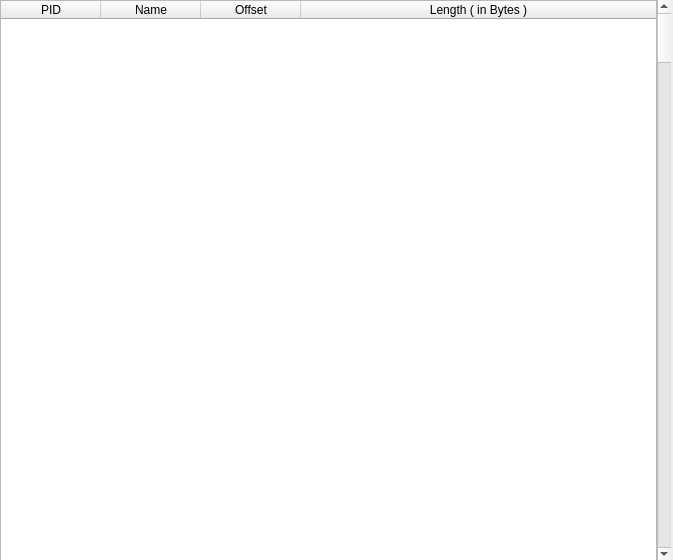
<?xml version="1.0" encoding="UTF-8"?>
<ui version="4.0">
 <class>qtDLGFunctionsClass</class>
 <widget class="QWidget" name="qtDLGFunctionsClass">
  <property name="geometry">
   <rect>
    <x>0</x>
    <y>0</y>
    <width>673</width>
    <height>560</height>
   </rect>
  </property>
  <property name="windowTitle">
   <string>[ Nanomite ] - Functions</string>
  </property>
  <property name="windowIcon">
   <iconset resource="qtDLGNanomite.qrc">
    <normaloff>:/DLGNanomite/Icons/IDI_MAIN.ico</normaloff>:/DLGNanomite/Icons/IDI_MAIN.ico</iconset>
  </property>
  <widget class="QWidget" name="horizontalLayoutWidget">
   <property name="geometry">
    <rect>
     <x>0</x>
     <y>0</y>
     <width>671</width>
     <height>561</height>
    </rect>
   </property>
   <layout class="QHBoxLayout" name="horizontalLayout">
    <property name="spacing">
     <number>0</number>
    </property>
    <item>
     <widget class="QTableWidget" name="tblFunctions">
      <property name="contextMenuPolicy">
       <enum>Qt::CustomContextMenu</enum>
      </property>
      <property name="verticalScrollBarPolicy">
       <enum>Qt::ScrollBarAlwaysOff</enum>
      </property>
      <property name="horizontalScrollBarPolicy">
       <enum>Qt::ScrollBarAlwaysOff</enum>
      </property>
      <property name="editTriggers">
       <set>QAbstractItemView::NoEditTriggers</set>
      </property>
      <property name="selectionBehavior">
       <enum>QAbstractItemView::SelectRows</enum>
      </property>
      <attribute name="horizontalHeaderStretchLastSection">
       <bool>true</bool>
      </attribute>
      <attribute name="verticalHeaderVisible">
       <bool>false</bool>
      </attribute>
      <attribute name="verticalHeaderDefaultSectionSize">
       <number>11</number>
      </attribute>
      <attribute name="verticalHeaderMinimumSectionSize">
       <number>11</number>
      </attribute>
      <attribute name="verticalHeaderStretchLastSection">
       <bool>false</bool>
      </attribute>
      <column>
       <property name="text">
        <string>PID</string>
       </property>
      </column>
      <column>
       <property name="text">
        <string>Name</string>
       </property>
      </column>
      <column>
       <property name="text">
        <string>Offset</string>
       </property>
      </column>
      <column>
       <property name="text">
        <string>Length ( in Bytes )</string>
       </property>
      </column>
     </widget>
    </item>
    <item>
     <widget class="QScrollBar" name="functionScroll">
      <property name="orientation">
       <enum>Qt::Vertical</enum>
      </property>
     </widget>
    </item>
   </layout>
  </widget>
 </widget>
 <resources>
  <include location="qtDLGNanomite.qrc"/>
 </resources>
 <connections/>
</ui>
